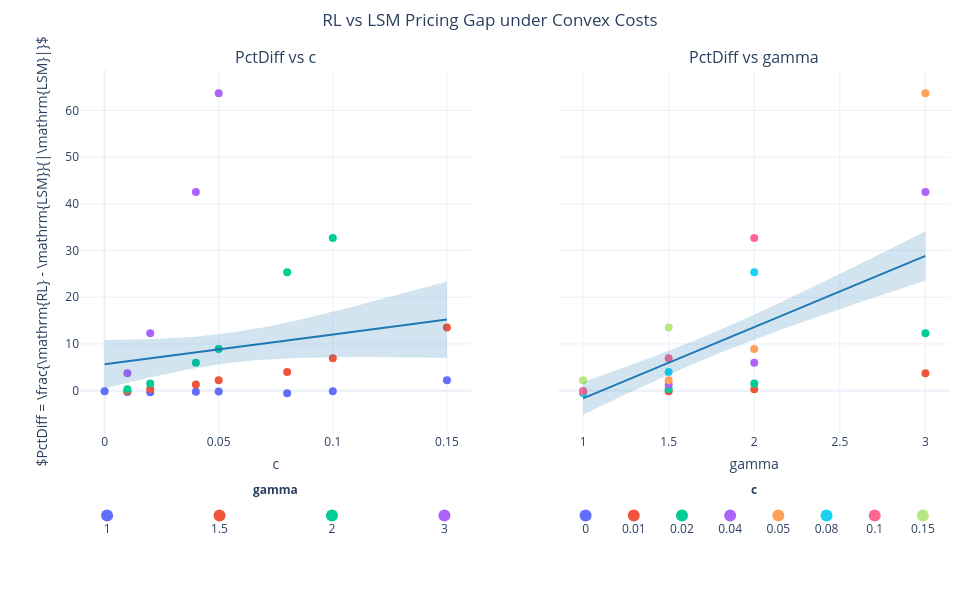

Notebook code cell kept with this figure:
### Markdown cell above
## Scatter Visualization
Visualizing how `PctDiff` varies with `c` and `gamma`.

### Code cell
from itertools import cycle
from plotly.subplots import make_subplots
from plotly.colors import qualitative
import plotly.graph_objects as go
import plotly.io as pio
import numpy as np
import pandas as pd
import statsmodels.formula.api as smf

# Use a renderer that loads MathJax (ensures LaTeX is rendered).
# Alternatives: "notebook_connected", "iframe_connected", "jupyterlab" (depending on your environment).
pio.renderers.default = "notebook_connected"

# --- Layout setup (tighter & balanced) ---
fig_plotly = make_subplots(
    rows=2, cols=2,
    subplot_titles=['PctDiff vs c', 'PctDiff vs gamma', '', ''],
    shared_yaxes=True,
    vertical_spacing=0.10,        # increased value for more space
    row_heights=[0.84, 0.16]
)

palette = qualitative.Plotly + qualitative.Safe

for idx, x_col in enumerate(['c', 'gamma'], start=1):
    # Color by the latent variable (gamma for left, c for right)
    color_var = 'gamma' if x_col == 'c' else 'c'
    unique_values = sorted(df[color_var].unique())
    palette_iter = cycle(palette)
    color_map = {val: next(palette_iter) for val in unique_values}

    # Scatter points by category with fixed colors
    for val in unique_values:
        mask = df[color_var] == val
        fig_plotly.add_trace(
            go.Scatter(
                x=df.loc[mask, x_col],
                y=df.loc[mask, 'PctDiff'],
                mode='markers',
                marker=dict(size=8, color=color_map[val]),
                hoverinfo='skip',
                showlegend=False
            ),
            row=1, col=idx
        )

    # Simple linear trend + ±1 SE band
    x_range = np.linspace(df[x_col].min(), df[x_col].max(), 200)
    pred_frame = pd.DataFrame({x_col: x_range})
    trend_fit = smf.ols(f'PctDiff ~ {x_col}', data=df).fit()
    pred_summary = trend_fit.get_prediction(pred_frame).summary_frame()
    mean = pred_summary['mean']
    se = pred_summary['mean_se']
    upper = mean + se
    lower = mean - se

    # ±1 SE shaded band
    fig_plotly.add_trace(
        go.Scatter(
            x=np.concatenate([x_range, x_range[::-1]]),
            y=np.concatenate([upper, lower[::-1]]),
            fill='toself',
            fillcolor='rgba(31, 119, 180, 0.2)',
            line=dict(color='rgba(255,255,255,0)'),
            hoverinfo='skip',
            mode='lines',
            showlegend=False
        ),
        row=1, col=idx
    )

    # Mean line
    fig_plotly.add_trace(
        go.Scatter(
            x=x_range, y=mean, mode='lines',
            line=dict(color='rgba(31, 119, 180, 1)', width=2),
            name='Trend', showlegend=False
        ),
        row=1, col=idx
    )

    # Axis titles for top row
    fig_plotly.update_xaxes(title_text=x_col, row=1, col=idx)

    # Legend panels (compact horizontal layout)
    legend_x = list(range(len(unique_values)))
    legend_y = [0] * len(unique_values)
    legend_colors = [color_map[v] for v in unique_values]
    legend_labels = [format(v, '.3g') for v in unique_values]

    fig_plotly.add_trace(
        go.Scatter(
            x=legend_x, y=legend_y,
            mode='markers+text',
            marker=dict(color=legend_colors, size=12),
            text=legend_labels, textposition='bottom center',
            hoverinfo='skip', showlegend=False
        ),
        row=2, col=idx
    )

    # Title for legend panel (lowered so it doesn't push layout)
    fig_plotly.add_annotation(
        x=0.5, y=1.02, xref=f'x{idx+2} domain', yref='y domain',
        text=f"<b>{color_var}</b>", showarrow=False, font=dict(size=12),
        row=2, col=idx
    )

    # Hide axes in legend panels
    fig_plotly.update_xaxes(visible=False, row=2, col=idx)
    fig_plotly.update_yaxes(visible=False, row=2, col=idx)

# --- Shared y-axis label (proper LaTeX) ---
y_axis_title = r"$PctDiff = \frac{\mathrm{RL} - \mathrm{LSM}}{|\mathrm{LSM}|}$"
fig_plotly.update_yaxes(title_text=y_axis_title, row=1, col=1, title_standoff=14, automargin=True)

# --- Global layout ---
fig_plotly.update_layout(
    title=dict(
        text='RL vs LSM Pricing Gap under Convex Costs',
        x=0.5, xanchor='center',
        y=0.98, yanchor='top',
        pad=dict(t=2, b=0)
    ),
    template='plotly_white',
    height=600, width=980,
    margin=dict(l=80, r=30, t=70, b=50),
    font=dict(size=12)
)

# Improve axis-label spacing
fig_plotly.update_xaxes(title_standoff=10, row=1, col=1)
fig_plotly.update_xaxes(title_standoff=10, row=1, col=2)
fig_plotly.update_yaxes(title_standoff=14, row=1, col=1)

# Show with renderer that loads MathJax
fig_plotly.show(renderer="jupyterlab")

### Figure 1 — Plotly figure (JSON) as saved in the notebook; plotly's stock layout.template omitted (floating-point values rounded to 4 significant figures; data arrays with more than 128 entries replaced by an {"elided": "..."} marker saying what was removed)
{"data": [{"hoverinfo": "skip", "marker": {"color": "#636EFA", "size": 8}, "mode": "markers", "showlegend": false, "type": "scatter", "x": [0.0, 0.01, 0.02, 0.04, 0.05, 0.08, 0.1, 0.15], "xaxis": "x", "y": [-0.1, -0.26, -0.34, -0.24, -0.19, -0.55, -0.13, 2.23], "yaxis": "y"}, {"hoverinfo": "skip", "marker": {"color": "#EF553B", "size": 8}, "mode": "markers", "showlegend": false, "type": "scatter", "x": [0.01, 0.02, 0.04, 0.05, 0.08, 0.1, 0.15], "xaxis": "x", "y": [-0.14, 0.35, 1.33, 2.22, 4.02, 6.95, 13.54], "yaxis": "y"}, {"hoverinfo": "skip", "marker": {"color": "#00CC96", "size": 8}, "mode": "markers", "showlegend": false, "type": "scatter", "x": [0.01, 0.02, 0.04, 0.05, 0.08, 0.1], "xaxis": "x", "y": [0.29, 1.53, 5.98, 8.91, 25.36, 32.71], "yaxis": "y"}, {"hoverinfo": "skip", "marker": {"color": "#AB63FA", "size": 8}, "mode": "markers", "showlegend": false, "type": "scatter", "x": [0.01, 0.02, 0.04, 0.05], "xaxis": "x", "y": [3.73, 12.3, 42.57, 63.72], "yaxis": "y"}, {"fill": "toself", "fillcolor": "rgba(31, 119, 180, 0.2)", "hoverinfo": "skip", "line": {"color": "rgba(255,255,255,0)"}, "mode": "lines", "showlegend": false, "type": "scatter", "x": {"elided": "400 float values"}, "xaxis": "x", "y": {"elided": "400 float values"}, "yaxis": "y"}, {"line": {"color": "rgba(31, 119, 180, 1)", "width": 2}, "mode": "lines", "name": "Trend", "showlegend": false, "type": "scatter", "x": {"elided": "200 float values"}, "xaxis": "x", "y": {"elided": "200 float values"}, "yaxis": "y"}, {"hoverinfo": "skip", "marker": {"color": ["#636EFA", "#EF553B", "#00CC96", "#AB63FA"], "size": 12}, "mode": "markers+text", "showlegend": false, "text": ["1", "1.5", "2", "3"], "textposition": "bottom center", "type": "scatter", "x": [0, 1, 2, 3], "xaxis": "x3", "y": [0, 0, 0, 0], "yaxis": "y3"}, {"hoverinfo": "skip", "marker": {"color": "#636EFA", "size": 8}, "mode": "markers", "showlegend": false, "type": "scatter", "x": [1.0], "xaxis": "x2", "y": [-0.1], "yaxis": "y2"}, {"hoverinfo": "skip", "marker": {"color": "#EF553B", "size": 8}, "mode": "markers", "showlegend": false, "type": "scatter", "x": [1.0, 1.5, 2.0, 3.0], "xaxis": "x2", "y": [-0.26, -0.14, 0.29, 3.73], "yaxis": "y2"}, {"hoverinfo": "skip", "marker": {"color": "#00CC96", "size": 8}, "mode": "markers", "showlegend": false, "type": "scatter", "x": [1.0, 1.5, 2.0, 3.0], "xaxis": "x2", "y": [-0.34, 0.35, 1.53, 12.3], "yaxis": "y2"}, {"hoverinfo": "skip", "marker": {"color": "#AB63FA", "size": 8}, "mode": "markers", "showlegend": false, "type": "scatter", "x": [1.0, 1.5, 2.0, 3.0], "xaxis": "x2", "y": [-0.24, 1.33, 5.98, 42.57], "yaxis": "y2"}, {"hoverinfo": "skip", "marker": {"color": "#FFA15A", "size": 8}, "mode": "markers", "showlegend": false, "type": "scatter", "x": [1.0, 1.5, 2.0, 3.0], "xaxis": "x2", "y": [-0.19, 2.22, 8.91, 63.72], "yaxis": "y2"}, {"hoverinfo": "skip", "marker": {"color": "#19D3F3", "size": 8}, "mode": "markers", "showlegend": false, "type": "scatter", "x": [1.0, 1.5, 2.0], "xaxis": "x2", "y": [-0.55, 4.02, 25.36], "yaxis": "y2"}, {"hoverinfo": "skip", "marker": {"color": "#FF6692", "size": 8}, "mode": "markers", "showlegend": false, "type": "scatter", "x": [1.0, 1.5, 2.0], "xaxis": "x2", "y": [-0.13, 6.95, 32.71], "yaxis": "y2"}, {"hoverinfo": "skip", "marker": {"color": "#B6E880", "size": 8}, "mode": "markers", "showlegend": false, "type": "scatter", "x": [1.0, 1.5], "xaxis": "x2", "y": [2.23, 13.54], "yaxis": "y2"}, {"fill": "toself", "fillcolor": "rgba(31, 119, 180, 0.2)", "hoverinfo": "skip", "line": {"color": "rgba(255,255,255,0)"}, "mode": "lines", "showlegend": false, "type": "scatter", "x": {"elided": "400 float values"}, "xaxis": "x2", "y": {"elided": "400 float values"}, "yaxis": "y2"}, {"line": {"color": "rgba(31, 119, 180, 1)", "width": 2}, "mode": "lines", "name": "Trend", "showlegend": false, "type": "scatter", "x": {"elided": "200 float values"}, "xaxis": "x2", "y": {"elided": "200 float values"}, "yaxis": "y2"}, {"hoverinfo": "skip", "marker": {"color": ["#636EFA", "#EF553B", "#00CC96", "#AB63FA", "#FFA15A", "#19D3F3", "#FF6692", "#B6E880"], "size": 12}, "mode": "markers+text", "showlegend": false, "text": ["0", "0.01", "0.02", "0.04", "0.05", "0.08", "0.1", "0.15"], "textposition": "bottom center", "type": "scatter", "x": [0, 1, 2, 3, 4, 5, 6, 7], "xaxis": "x4", "y": [0, 0, 0, 0, 0, 0, 0, 0], "yaxis": "y4"}], "layout": {"annotations": [{"font": {"size": 16}, "showarrow": false, "text": "PctDiff vs c", "x": 0.225, "xanchor": "center", "xref": "paper", "y": 1, "yanchor": "bottom", "yref": "paper"}, {"font": {"size": 16}, "showarrow": false, "text": "PctDiff vs gamma", "x": 0.775, "xanchor": "center", "xref": "paper", "y": 1, "yanchor": "bottom", "yref": "paper"}, {"font": {"size": 12}, "showarrow": false, "text": "<b>gamma</b>", "x": 0.5, "xref": "x3 domain", "y": 1.02, "yref": "y3 domain"}, {"font": {"size": 12}, "showarrow": false, "text": "<b>c</b>", "x": 0.5, "xref": "x4 domain", "y": 1.02, "yref": "y4 domain"}], "font": {"size": 12}, "height": 600, "margin": {"b": 50, "l": 80, "r": 30, "t": 70}, "title": {"pad": {"b": 0, "t": 2}, "text": "RL vs LSM Pricing Gap under Convex Costs", "x": 0.5, "xanchor": "center", "y": 0.98, "yanchor": "top"}, "width": 980, "xaxis": {"anchor": "y", "domain": [0, 0.45], "title": {"standoff": 10, "text": "c"}}, "xaxis2": {"anchor": "y2", "domain": [0.55, 1], "title": {"standoff": 10, "text": "gamma"}}, "xaxis3": {"anchor": "y3", "domain": [0, 0.45], "visible": false}, "xaxis4": {"anchor": "y4", "domain": [0.55, 1], "visible": false}, "yaxis": {"anchor": "x", "automargin": true, "domain": [0.244, 1], "title": {"standoff": 14, "text": "$PctDiff = \\frac{\\mathrm{RL} - \\mathrm{LSM}}{|\\mathrm{LSM}|}$"}}, "yaxis2": {"anchor": "x2", "domain": [0.244, 1], "matches": "y", "showticklabels": false}, "yaxis3": {"anchor": "x3", "domain": [0, 0.144], "visible": false}, "yaxis4": {"anchor": "x4", "domain": [0, 0.144], "matches": "y3", "showticklabels": false, "visible": false}}}
